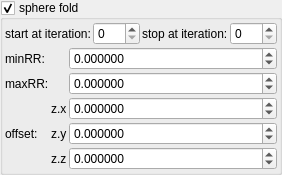
    <widget class="MyGroupBox" name="groupCheck_transf_function_enabledG_false">
     <property name="toolTip">
      <string/>
     </property>
     <property name="title">
      <string>sphere fold&amp;</string>
     </property>
     <property name="checkable">
      <bool>true</bool>
     </property>
     <layout class="QVBoxLayout" name="verticalLayout_37" stretch="0,0">
      <property name="spacing">
       <number>2</number>
      </property>
      <property name="leftMargin">
       <number>2</number>
      </property>
      <property name="topMargin">
       <number>2</number>
      </property>
      <property name="rightMargin">
       <number>2</number>
      </property>
      <property name="bottomMargin">
       <number>2</number>
      </property>
      <item>
       <layout class="QHBoxLayout" name="horizontalLayout_30" stretch="0,1,0,1">
        <item>
         <widget class="QLabel" name="label_110">
          <property name="text">
           <string>start at iteration:</string>
          </property>
         </widget>
        </item>
        <item>
         <widget class="MySpinBox" name="spinboxInt_transf_start_iterations_G">
          <property name="sizePolicy">
           <sizepolicy hsizetype="Minimum" vsizetype="Maximum">
            <horstretch>0</horstretch>
            <verstretch>0</verstretch>
           </sizepolicy>
          </property>
          <property name="minimum">
           <number>0</number>
          </property>
          <property name="maximum">
           <number>999</number>
          </property>
          <property name="value">
           <number>0</number>
          </property>
         </widget>
        </item>
        <item>
         <widget class="QLabel" name="label_82">
          <property name="text">
           <string>stop at iteration:</string>
          </property>
         </widget>
        </item>
        <item>
         <widget class="MySpinBox" name="spinboxInt_transf_stop_iterations_G">
          <property name="sizePolicy">
           <sizepolicy hsizetype="Preferred" vsizetype="Maximum">
            <horstretch>0</horstretch>
            <verstretch>0</verstretch>
           </sizepolicy>
          </property>
          <property name="maximum">
           <number>999</number>
          </property>
         </widget>
        </item>
       </layout>
      </item>
      <item>
       <layout class="QGridLayout" name="gridLayout_23" columnstretch="0,0,1">
        <property name="spacing">
         <number>2</number>
        </property>
        <item row="4" column="2">
         <widget class="MyDoubleSpinBox" name="spinbox3_mandelbox_offset_z">
          <property name="sizePolicy">
           <sizepolicy hsizetype="Minimum" vsizetype="Maximum">
            <horstretch>0</horstretch>
            <verstretch>0</verstretch>
           </sizepolicy>
          </property>
          <property name="prefix">
           <string/>
          </property>
          <property name="suffix">
           <string/>
          </property>
          <property name="decimals">
           <number>6</number>
          </property>
          <property name="minimum">
           <double>-99.989999999999995</double>
          </property>
          <property name="maximum">
           <double>99.989999999999995</double>
          </property>
          <property name="singleStep">
           <double>0.100000000000000</double>
          </property>
         </widget>
        </item>
        <item row="2" column="2">
         <widget class="MyDoubleSpinBox" name="spinbox3_mandelbox_offset_x">
          <property name="sizePolicy">
           <sizepolicy hsizetype="Minimum" vsizetype="Maximum">
            <horstretch>0</horstretch>
            <verstretch>0</verstretch>
           </sizepolicy>
          </property>
          <property name="prefix">
           <string/>
          </property>
          <property name="suffix">
           <string/>
          </property>
          <property name="decimals">
           <number>6</number>
          </property>
          <property name="minimum">
           <double>-99.989999999999995</double>
          </property>
          <property name="maximum">
           <double>99.989999999999995</double>
          </property>
          <property name="singleStep">
           <double>0.100000000000000</double>
          </property>
         </widget>
        </item>
        <item row="3" column="1">
         <widget class="QLabel" name="label_142">
          <property name="text">
           <string notr="true">z.y</string>
          </property>
         </widget>
        </item>
        <item row="4" column="1">
         <widget class="QLabel" name="label_143">
          <property name="text">
           <string notr="true">z.z</string>
          </property>
         </widget>
        </item>
        <item row="1" column="2">
         <widget class="MyDoubleSpinBox" name="spinbox_transf_maxR2_1">
          <property name="sizePolicy">
           <sizepolicy hsizetype="Minimum" vsizetype="Maximum">
            <horstretch>0</horstretch>
            <verstretch>0</verstretch>
           </sizepolicy>
          </property>
          <property name="prefix">
           <string/>
          </property>
          <property name="suffix">
           <string/>
          </property>
          <property name="decimals">
           <number>6</number>
          </property>
          <property name="minimum">
           <double>-99.989999999999995</double>
          </property>
          <property name="maximum">
           <double>99.989999999999995</double>
          </property>
          <property name="singleStep">
           <double>0.100000000000000</double>
          </property>
         </widget>
        </item>
        <item row="2" column="0" rowspan="3">
         <widget class="QLabel" name="label_117">
          <property name="text">
           <string>offset:</string>
          </property>
         </widget>
        </item>
        <item row="3" column="2">
         <widget class="MyDoubleSpinBox" name="spinbox3_mandelbox_offset_y">
          <property name="sizePolicy">
           <sizepolicy hsizetype="Minimum" vsizetype="Maximum">
            <horstretch>0</horstretch>
            <verstretch>0</verstretch>
           </sizepolicy>
          </property>
          <property name="prefix">
           <string/>
          </property>
          <property name="suffix">
           <string/>
          </property>
          <property name="decimals">
           <number>6</number>
          </property>
          <property name="minimum">
           <double>-99.989999999999995</double>
          </property>
          <property name="maximum">
           <double>99.989999999999995</double>
          </property>
          <property name="singleStep">
           <double>0.100000000000000</double>
          </property>
         </widget>
        </item>
        <item row="2" column="1">
         <widget class="QLabel" name="label_144">
          <property name="text">
           <string notr="true">z.x</string>
          </property>
         </widget>
        </item>
        <item row="0" column="2">
         <widget class="MyDoubleSpinBox" name="spinbox_transf_minimum_radius_0">
          <property name="sizePolicy">
           <sizepolicy hsizetype="Minimum" vsizetype="Maximum">
            <horstretch>0</horstretch>
            <verstretch>0</verstretch>
           </sizepolicy>
          </property>
          <property name="prefix">
           <string/>
          </property>
          <property name="suffix">
           <string/>
          </property>
          <property name="decimals">
           <number>6</number>
          </property>
          <property name="minimum">
           <double>-99.989999999999995</double>
          </property>
          <property name="maximum">
           <double>99.989999999999995</double>
          </property>
          <property name="singleStep">
           <double>0.100000000000000</double>
          </property>
         </widget>
        </item>
        <item row="0" column="0">
         <widget class="QLabel" name="label_9">
          <property name="text">
           <string>minRR:</string>
          </property>
         </widget>
        </item>
        <item row="1" column="0">
         <widget class="QLabel" name="label_10">
          <property name="text">
           <string>maxRR:</string>
          </property>
         </widget>
        </item>
       </layout>
      </item>
     </layout>
    </widget>
